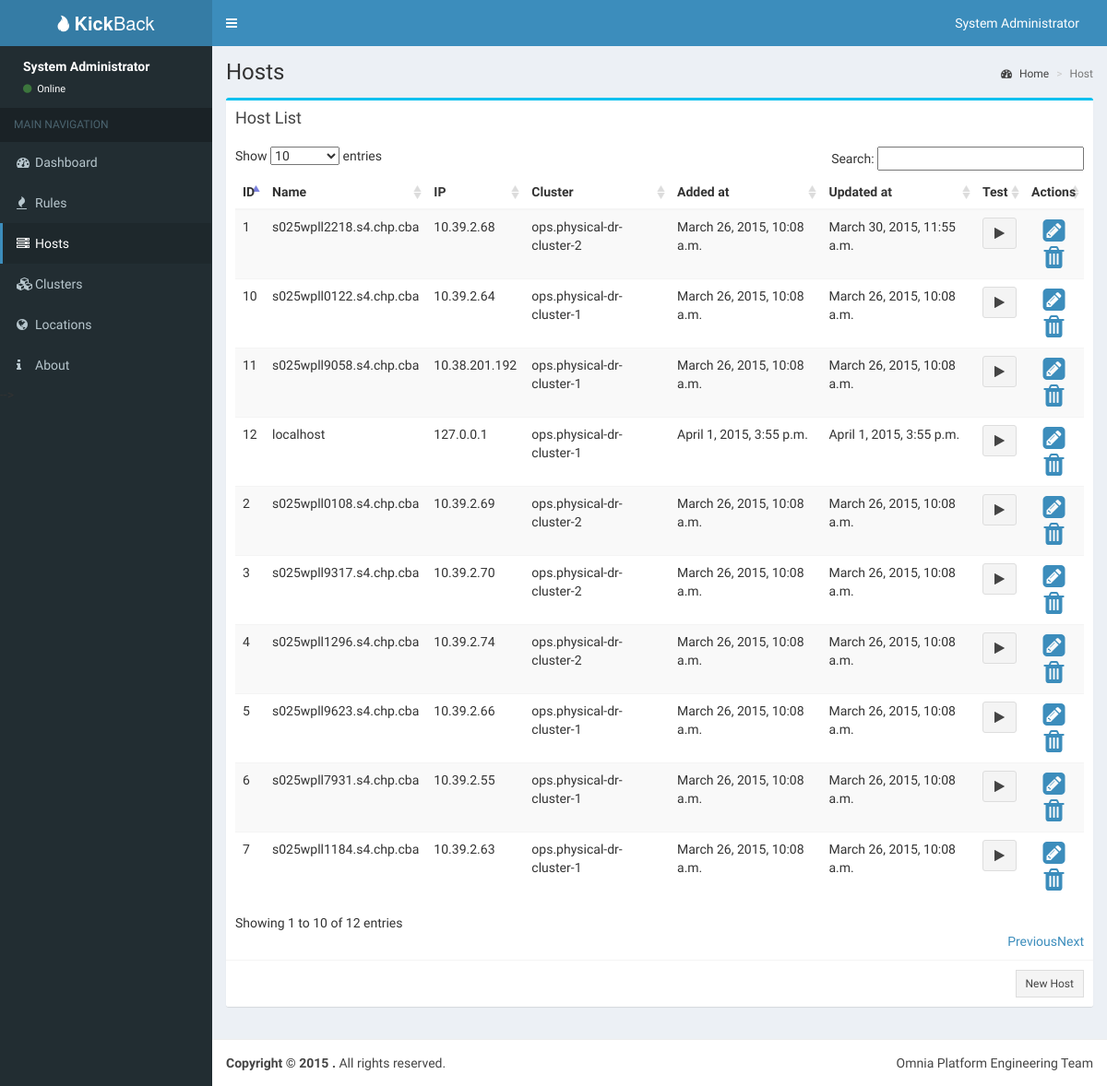
Screenshot of /host/list/ (signed in) with the database file from the repository.
### clusters/models.py (models this page shows)
class Host(models.Model):
	host_name = models.CharField(max_length=50,unique=True)
	ip_address = models.IPAddressField(unique=True)
	cluster = models.ForeignKey(Cluster)
	added_at = models.DateTimeField(auto_now_add=True)
	updated_at = models.DateTimeField(auto_now=True)
 	class Meta:
		unique_together = ("host_name","ip_address")
	def __str__(self):
		return self.host_name

class Cluster(models.Model):
	cluster_name = models.CharField(max_length=50)
	location = models.ForeignKey(Location)
	added_at = models.DateTimeField(auto_now_add=True)
	updated_at = models.DateTimeField(auto_now=True)
	def __str__(self):
		return self.cluster_name

### firewalls/views.py (the view)
# urls.py: url(r'^host/list/$', views.HostListView.as_view(), name='host-details'),
class HostListView(ListView):
    model = Host
    template_name='firewalls/host_list.html'
    @method_decorator(login_required(login_url="/login"))
    def dispatch(self, *args, **kwargs):
        return super(HostListView, self).dispatch(*args, **kwargs)

### firewalls/templates/firewalls/host_list.html (shortened to what this page needs)
{% extends 'firewalls/base.html' %}
{% block sidebar %}
<ul class="sidebar-menu">
	<li class="header">MAIN NAVIGATION</li>
	<li><a href="/"><i class="fa fa-dashboard"></i><span>Dashboard</span></a></li>
	<li><a href="/rule/list"><i class="fa fa-fire"></i><span>Rules</span></a></li>
	<li class="active"><a href="/host/list"><i class="fa fa-server"></i><span>Hosts</span></a></li>
	<li><a href="/cluster/list"><i class="fa fa-cubes"></i><span>Clusters</span></a></li>
	<li><a href="/location/list"><i class="fa fa-globe"></i><span>Locations</span></a></li>
	<li><a href="/about"><i class="fa fa-info"></i><span>About</span></a></li>
</section>
</aside>
{% endblock %}
{% block content %}
<div class="content-wrapper">
	<section class="content-header">
		<h1>
			Hosts
		</h1>
		<ol class="breadcrumb">
			<li><a href="#"><i class="fa fa-dashboard"></i> Home</a></li>
			<li class="active">Host</li>
		</ol>
	</section>
	<section class="content">
		<div class="box box-info">
			<div class="box-header">
				<h3 class="box-title">Host List</h3>
			</div>
			<div class="box-body">
        <div class="table-responsive">
        <table id="example" class="table table-striped table-hover" data-pagination="true" data-toggle="table"  data-search="true" data-show-export="true" data-show-toggle="true"  data-show-columns="true" data-smart-display="true" data-show-filter="true" data-toolbar="toolbar">
          <thead>
            <th>ID</th>
            <th>Name</th>
            <th>IP</th>
            <th>Cluster</th>
            <th>Added at</th>
            <th>Updated at</th>
            <th>Test</th>
            <th>Actions</th>
          </thead>
          <tbody>
            {% for host in object_list %}
            <tr>
              <td>{{ host.id }}</td>
              <td>{{ host.host_name }}</td>
              <td>{{ host.ip_address }}</td>
              <td>{{ host.cluster }}</td>
              <td>{{ host.added_at }}</td>
              <td>{{ host.updated_at }}</td>
              <td><button class="reach_test btn btn-default" type="button" name="reach_test"><i class="fa fa-play"></i></button></td>
              <td style=text-align:center>
                <a href="/host/update/{{ host.id }}"><i class="fa fa-pencil-square fa-2x"></i></a>
                <a href="/host/delete/{{ host.id }}"><i class="fa fa-trash fa-2x"></i></a>
              </td>
            </tr>
            {% endfor %}
          </tbody>
        </table>
      </div>
			</div>
			<div class="box-footer clearfix">
				<a href="/host/create/" class="btn btn-sm btn-default btn-flat pull-right">New Host</a>
			</div>
		</div>
	</section>
</div>
{% endblock %}

### firewalls/templates/firewalls/base.html (shortened to what this page needs)
<!DOCTYPE html>
{% load staticfiles %}
<html>
  <head>
    <link href="{% static 'firewalls/bootstrap/css/bootstrap.min.css' %}" rel="stylesheet" type="text/css" />
    <link href="{% static 'firewalls/plugins/fontawesome/css/font-awesome.min.css' %}" rel="stylesheet" type="text/css" />
    <link href="{% static 'firewalls/plugins/ionicons/css/ionicons.min.css' %}" rel="stylesheet" type="text/css" />
    <link href="{% static 'firewalls/dist/css/AdminLTE.min.css' %}" rel="stylesheet" type="text/css" />
    <link href="{% static 'firewalls/dist/css/skins/skin-blue.min.css' %}" rel="stylesheet" type="text/css" />
    <link href="{% static 'firewalls/plugins/visjs/vis.css' %}"rel="stylesheet" type="text/css" />
    <link href="{% static 'firewalls/plugins/datatables/dataTables.bootstrap.css' %}"rel="stylesheet" type="text/css" />
  </head>
  <body class="skin-blue">
    <div class="wrapper">
      <header class="main-header">
        <a href="/" class="logo"><i class="ion ion-fireball"></i>&nbsp;<b>Kick</b>Back</a>
        <nav class="navbar navbar-static-top" role="navigation">
          <a href="#" class="sidebar-toggle" data-toggle="offcanvas" role="button">
          </a>
          <div class="navbar-custom-menu">
            <ul class="nav navbar-nav">
              <li class="dropdown user user-menu">
                <a href="#" class="dropdown-toggle" data-toggle="dropdown">
                  <span class="hidden-xs">{{ user.get_full_name|default:user.username }}</span>
                </a>
              </li>
            </ul>
          </div>
        </nav>
      </header>
      <aside class="main-sidebar">
        <section class="sidebar">
          <div class="user-panel">
            <div class="pull-left info">
              <p>{{ user.get_full_name|default:user.username }}</p>
              <a href="#"><i class="fa fa-circle text-success"></i> Online</a>
            </div>
          </div>
        {% block sidebar%}{% endblock %}
        {% block content %}{% endblock %}
      <footer class="main-footer">
        <div class="pull-right hidden-xs">
          Omnia Platform Engineering Team
        </div>
        <strong>Copyright &copy; 2015 <a href="#"></a>.</strong> All rights reserved.
      </footer>
    </div>
  </body>
</html>

### rows the page displays
Host: id "1", host_name "s025wpll2218.s4.chp.cba", ip_address "10.39.2.68", cluster "ops.physical-dr-cluster-2", added_at "March 26, 2015, 10:08 a.m.", updated_at "March 30, 2015, 11:55 a.m."
Host: id "2", host_name "s025wpll0108.s4.chp.cba", ip_address "10.39.2.69", cluster "ops.physical-dr-cluster-2", added_at "March 26, 2015, 10:08 a.m.", updated_at "March 26, 2015, 10:08 a.m."
Host: id "3", host_name "s025wpll9317.s4.chp.cba", ip_address "10.39.2.70", cluster "ops.physical-dr-cluster-2", added_at "March 26, 2015, 10:08 a.m.", updated_at "March 26, 2015, 10:08 a.m."
Host: id "4", host_name "s025wpll1296.s4.chp.cba", ip_address "10.39.2.74", cluster "ops.physical-dr-cluster-2", added_at "March 26, 2015, 10:08 a.m.", updated_at "March 26, 2015, 10:08 a.m."
Host: id "5", host_name "s025wpll9623.s4.chp.cba", ip_address "10.39.2.66", cluster "ops.physical-dr-cluster-1", added_at "March 26, 2015, 10:08 a.m.", updated_at "March 26, 2015, 10:08 a.m."
Host: id "6", host_name "s025wpll7931.s4.chp.cba", ip_address "10.39.2.55", cluster "ops.physical-dr-cluster-1", added_at "March 26, 2015, 10:08 a.m.", updated_at "March 26, 2015, 10:08 a.m."
Host: id "7", host_name "s025wpll1184.s4.chp.cba", ip_address "10.39.2.63", cluster "ops.physical-dr-cluster-1", added_at "March 26, 2015, 10:08 a.m.", updated_at "March 26, 2015, 10:08 a.m."
Host: id "10", host_name "s025wpll0122.s4.chp.cba", ip_address "10.39.2.64", cluster "ops.physical-dr-cluster-1", added_at "March 26, 2015, 10:08 a.m.", updated_at "March 26, 2015, 10:08 a.m."
Host: id "11", host_name "s025wpll9058.s4.chp.cba", ip_address "10.38.201.192", cluster "ops.physical-dr-cluster-1", added_at "March 26, 2015, 10:08 a.m.", updated_at "March 26, 2015, 10:08 a.m."
Host: id "12", host_name "localhost", ip_address "127.0.0.1", cluster "ops.physical-dr-cluster-1", added_at "April 1, 2015, 3:55 p.m.", updated_at "April 1, 2015, 3:55 p.m."

### other values shown
{{ user.get_full_name|default:user.username }} "System Administrator"
